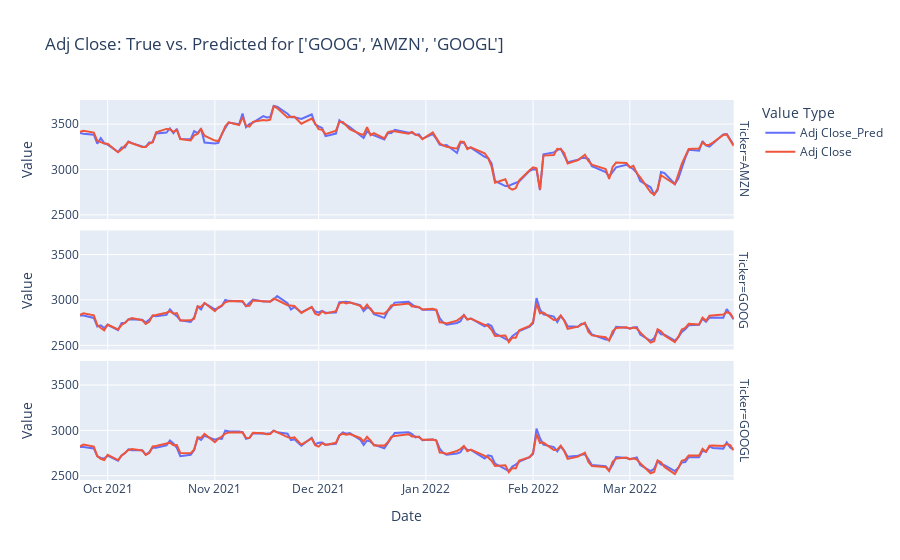

The notebook cell saved with this chart:
### Code cell
# Prepare data for visualisation
tickers = ['GOOG', 'AMZN', 'GOOGL']
df_pred_viz = df_pred.query('Ticker in @tickers')
df_pred_viz = df_pred_viz.melt(
    id_vars = ['Date', 'Ticker'],
    value_vars = ['Adj Close_Pred', 'Adj Close'],
    var_name = "Value Type",
    value_name = "Value"
)

fig = px.line(
    df_pred_viz, 
    x = 'Date', 
    y = 'Value', 
    color = 'Value Type', 
    facet_row = 'Ticker',
    title = f'Adj Close: True vs. Predicted for {tickers}'
)
fig.show()

### Figure 1 — Plotly figure (JSON) as saved in the notebook; plotly's stock layout.template omitted (floating-point values rounded to 4 significant figures; data arrays with more than 128 entries replaced by an {"elided": "..."} marker saying what was removed)
{"data": [{"hovertemplate": "Value Type=Adj Close_Pred<br>Ticker=AMZN<br>Date=%{x}<br>Value=%{y}<extra></extra>", "legendgroup": "Adj Close_Pred", "line": {"color": "#636efa", "dash": "solid"}, "marker": {"symbol": "circle"}, "mode": "lines", "name": "Adj Close_Pred", "orientation": "v", "showlegend": true, "type": "scatter", "x": {"elided": "132 str values"}, "xaxis": "x3", "y": {"elided": "132 float values"}, "yaxis": "y3"}, {"hovertemplate": "Value Type=Adj Close_Pred<br>Ticker=GOOG<br>Date=%{x}<br>Value=%{y}<extra></extra>", "legendgroup": "Adj Close_Pred", "line": {"color": "#636efa", "dash": "solid"}, "marker": {"symbol": "circle"}, "mode": "lines", "name": "Adj Close_Pred", "orientation": "v", "showlegend": false, "type": "scatter", "x": {"elided": "132 str values"}, "xaxis": "x2", "y": {"elided": "132 float values"}, "yaxis": "y2"}, {"hovertemplate": "Value Type=Adj Close_Pred<br>Ticker=GOOGL<br>Date=%{x}<br>Value=%{y}<extra></extra>", "legendgroup": "Adj Close_Pred", "line": {"color": "#636efa", "dash": "solid"}, "marker": {"symbol": "circle"}, "mode": "lines", "name": "Adj Close_Pred", "orientation": "v", "showlegend": false, "type": "scatter", "x": {"elided": "132 str values"}, "xaxis": "x", "y": {"elided": "132 float values"}, "yaxis": "y"}, {"hovertemplate": "Value Type=Adj Close<br>Ticker=AMZN<br>Date=%{x}<br>Value=%{y}<extra></extra>", "legendgroup": "Adj Close", "line": {"color": "#EF553B", "dash": "solid"}, "marker": {"symbol": "circle"}, "mode": "lines", "name": "Adj Close", "orientation": "v", "showlegend": true, "type": "scatter", "x": {"elided": "132 str values"}, "xaxis": "x3", "y": {"elided": "132 float values"}, "yaxis": "y3"}, {"hovertemplate": "Value Type=Adj Close<br>Ticker=GOOG<br>Date=%{x}<br>Value=%{y}<extra></extra>", "legendgroup": "Adj Close", "line": {"color": "#EF553B", "dash": "solid"}, "marker": {"symbol": "circle"}, "mode": "lines", "name": "Adj Close", "orientation": "v", "showlegend": false, "type": "scatter", "x": {"elided": "132 str values"}, "xaxis": "x2", "y": {"elided": "132 float values"}, "yaxis": "y2"}, {"hovertemplate": "Value Type=Adj Close<br>Ticker=GOOGL<br>Date=%{x}<br>Value=%{y}<extra></extra>", "legendgroup": "Adj Close", "line": {"color": "#EF553B", "dash": "solid"}, "marker": {"symbol": "circle"}, "mode": "lines", "name": "Adj Close", "orientation": "v", "showlegend": false, "type": "scatter", "x": {"elided": "132 str values"}, "xaxis": "x", "y": {"elided": "132 float values"}, "yaxis": "y"}], "layout": {"annotations": [{"font": {}, "showarrow": false, "text": "Ticker=GOOGL", "textangle": 90, "x": 0.98, "xanchor": "left", "xref": "paper", "y": 0.1567, "yanchor": "middle", "yref": "paper"}, {"font": {}, "showarrow": false, "text": "Ticker=GOOG", "textangle": 90, "x": 0.98, "xanchor": "left", "xref": "paper", "y": 0.5, "yanchor": "middle", "yref": "paper"}, {"font": {}, "showarrow": false, "text": "Ticker=AMZN", "textangle": 90, "x": 0.98, "xanchor": "left", "xref": "paper", "y": 0.8433, "yanchor": "middle", "yref": "paper"}], "legend": {"title": {"text": "Value Type"}, "tracegroupgap": 0}, "title": {"text": "Adj Close: True vs. Predicted for ['GOOG', 'AMZN', 'GOOGL']"}, "xaxis": {"anchor": "y", "domain": [0, 0.98], "title": {"text": "Date"}}, "xaxis2": {"anchor": "y2", "domain": [0, 0.98], "matches": "x", "showticklabels": false}, "xaxis3": {"anchor": "y3", "domain": [0, 0.98], "matches": "x", "showticklabels": false}, "yaxis": {"anchor": "x", "domain": [0, 0.3133], "title": {"text": "Value"}}, "yaxis2": {"anchor": "x2", "domain": [0.3433, 0.6567], "matches": "y", "title": {"text": "Value"}}, "yaxis3": {"anchor": "x3", "domain": [0.6867, 1.0], "matches": "y", "title": {"text": "Value"}}}}
